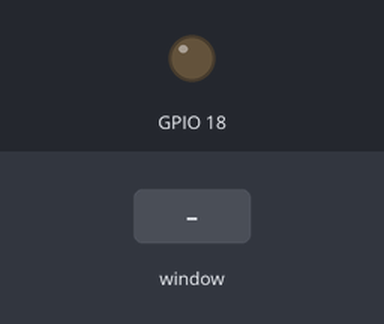
Bench run of a program on a simulated Raspberry Pi (BCM pin numbers). Parts: output pins drawn as LEDs (lit = HIGH). The inputs (shaded band) are chosen by the test bench. The desktop window is not drawn, its controls go by their first labels and the mouse button is held 0.15 s.

Above: at 1.2 s.
1.3 s: control labelled "LED aan" in the window clicked
At 2.1 s:
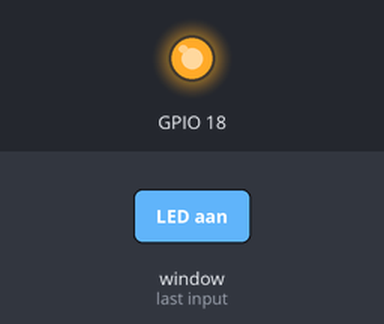
Timing chart, 0 to 4.3 s (numbered marks = the images above; inputs shaded):
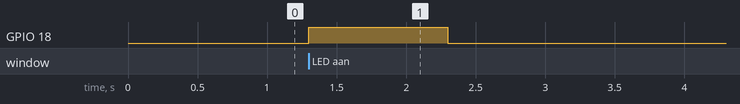

The program:

LED.py
```python
import RPi.GPIO as GPIO
import time
import tkinter

top = tkinter.Tk()

frame1 = tkinter.Frame(top, width=300, height=300)

frame1.pack(fill=None)


def helloCallBack():
    GPIO.setmode(GPIO.BCM)
    GPIO.setwarnings(False)
    GPIO.setup(18, GPIO.OUT)
    GPIO.output(18, GPIO.HIGH)
    time.sleep(1)
    GPIO.output(18, GPIO.LOW)


b = tkinter.Button(frame1, text="LED aan", command=helloCallBack)
b.pack(pady=20, padx=20)
top.mainloop()
```

Measured:
- after the input at 1.3 s, GPIO 18: LOW → HIGH at once, → LOW 1.0 s later
